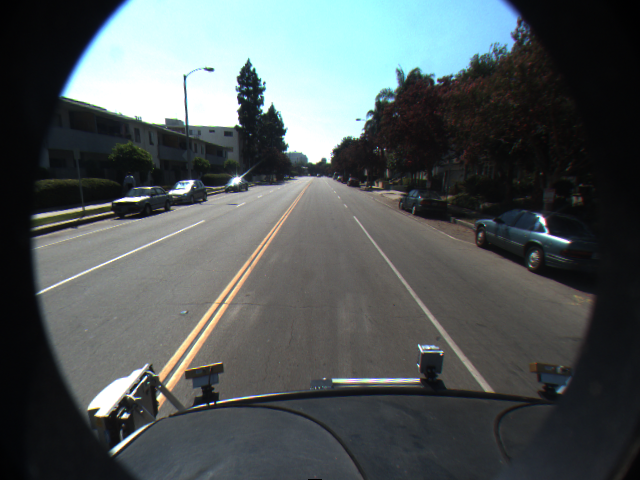
#> input picture project/images/cordova1/f00004.png, 640 x 480 px
$ python -i lineExtraction.py   (imports and definitions only)   (older library calls are emulated)
#> lines starting #> are read from the running program, lines starting #| are printed output that depends on the picture; after the words box and inside, x2 and y2 are one past the last pixel; in counts of white or black regions, pixels touching at a corner belong together
import matplotlib.pyplot as plt
import matplotlib.image as mpimg
import numpy as np
import cv2

def hls(img):
    # Convert to HLS color space and separate the V channel
    hls = cv2.cvtColor(img, cv2.COLOR_RGB2HLS)
#> hls: shape (480, 640, 3); mean of channels 0, 1, 2 76.2, 85.3, 57.1
    h_channel = hls[:,:,0]
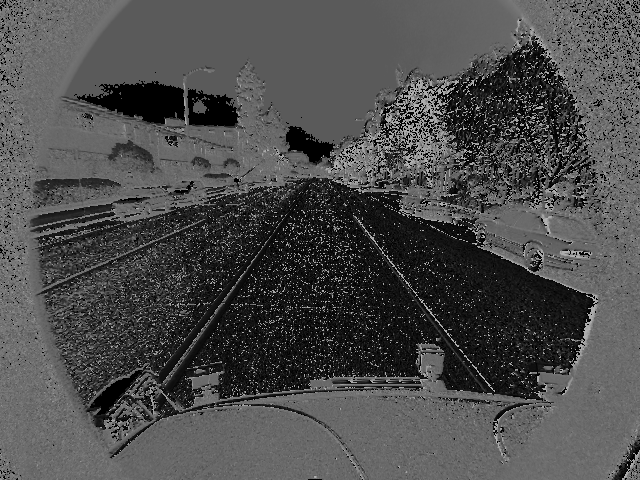
#> h_channel: shape (480, 640); min 0, max 179, mean 76.2
    l_channel = hls[:,:,1]
    s_channel = hls[:,:,2]
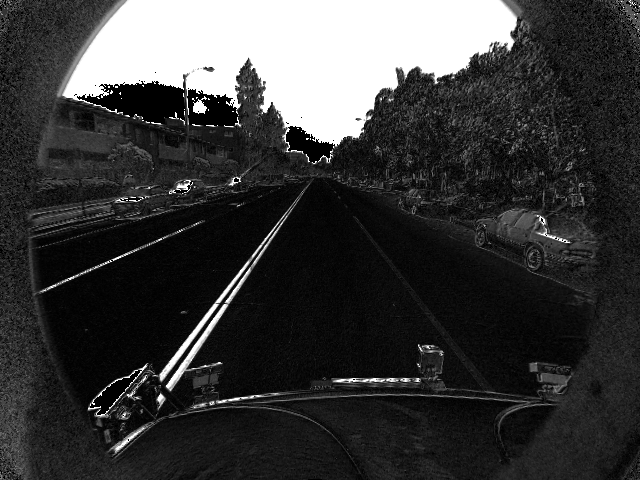
#> s_channel: shape (480, 640); min 0, max 255, mean 57.1
    return [h_channel, l_channel, s_channel]

def sobel(img):
    # Sobel x
    sobelx = cv2.Sobel(img, cv2.CV_64F, 1, 0) # Take the derivative in x
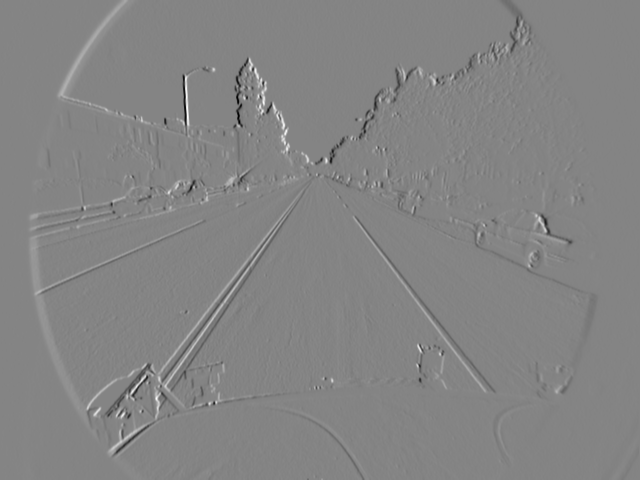
#> sobelx: shape (480, 640) float64; min -812, max 752, mean 0.1; drawn with min black and max white
    abs_sobelx = np.absolute(sobelx) # Absolute x derivative to accentuate lines away from horizontal
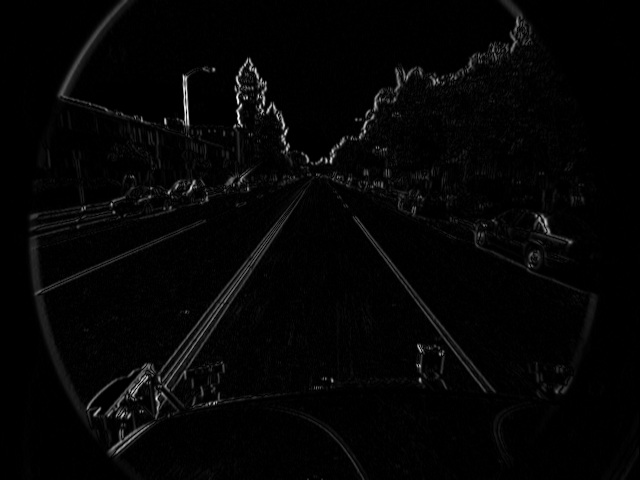
#> abs_sobelx: shape (480, 640) float64; min 0, max 812, mean 17.4; drawn with min black and max white
    scaled_sobel = np.uint8(255 * abs_sobelx / np.max(abs_sobelx))
    return scaled_sobel

def sobel_thresh(img, orient, th=(0, 255)):
    # calculate derivative in different directions
    sobelx = cv2.Sobel(img, cv2.CV_64F, 1, 0)
    sobely = cv2.Sobel(img, cv2.CV_64F, 0, 1)

    # assgin derivate with parameter
    if (orient == 'x'):
        sobel = sobelx
    else:
        sobel = sobely

    # calculate absolute value and convert to 8-bit
    abs_v = np.absolute(sobel)
    scaled = np.uint8(255 * abs_v / np.max(abs_v))

    # generate output
    binary_output = np.zeros_like(scaled)
    binary_output[(scaled >= th[0]) & (scaled <= th[1])] = 1
    return binary_output

def gradient_th(img, th=(0, 255)):
    # Threshold x gradient
    g_binary = np.zeros_like(img)
    g_binary[(img >= th[0]) & (img <= th[1])] = 1
    return g_binary

def color_th(img, th=(0, 255)):
    # Threshold color channel
    s_binary = np.zeros_like(img)
    s_binary[(img >= th[0]) & (img <= th[1])] = 1
    return s_binary

def pipeline(img, s_thresh=(170, 255), g_thresh=(20, 100)):
    img = np.copy(img)

    [h, l, s] = hls(img)   # get different color channels
    scaled_sobel = sobel(l) # apply sobel to channel image

    g_binary = gradient_th(scaled_sobel, g_thresh) # apply gradient threshold
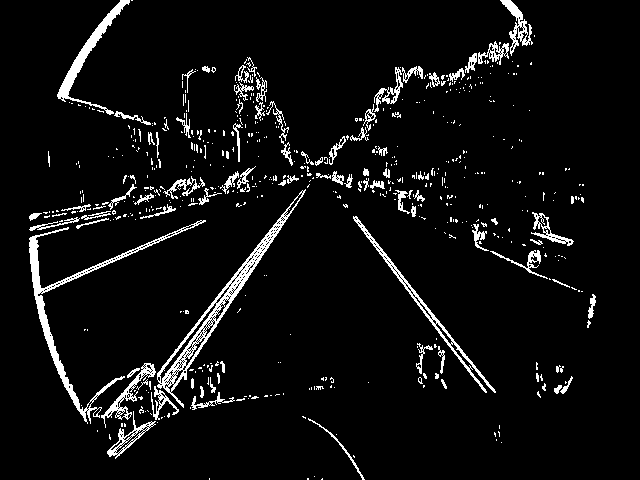
#> g_binary: shape (480, 640); values 0 (black) and 1 (white), 5.8% white in thin lines or dots, all inside (x1, y1, x2, y2) = (29, 0, 596, 480)
    s_binary = color_th(s, s_thresh) # apply color threshold
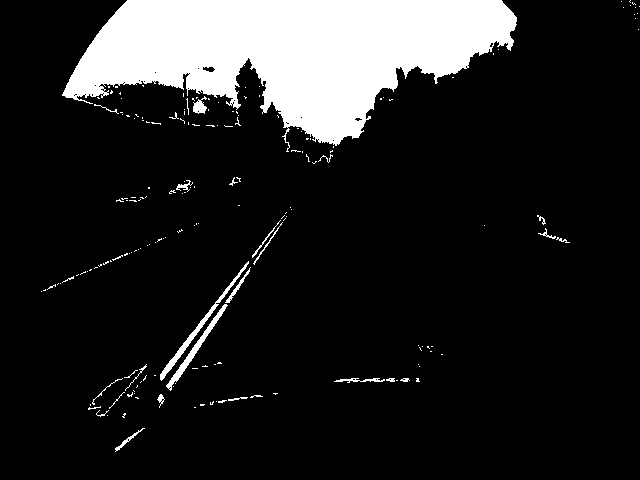
#> s_binary: shape (480, 640); values 0 (black) and 1 (white), 13.6% white; 184 white regions (157 under 20 px), largest, box (x1, y1, x2, y2) and area: (62, 0, 517, 152) 38766, (160, 261, 249, 381) 625, (166, 304, 228, 391) 551

    # Stack each channel
    color_binary = np.dstack((np.zeros_like(g_binary), g_binary, s_binary)) * 255
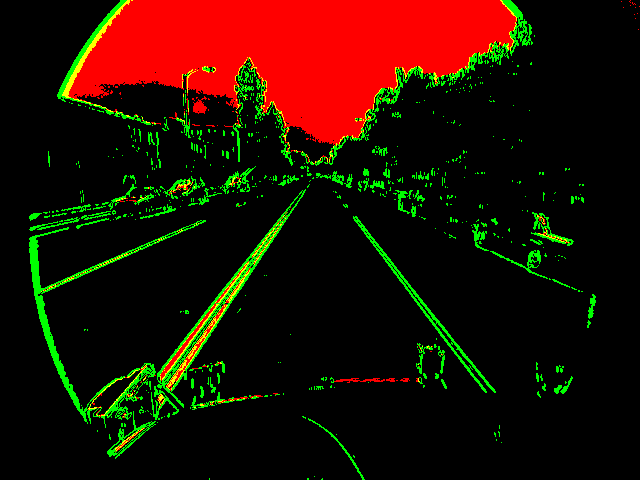
#> color_binary: shape (480, 640, 3); mean of channels 0, 1, 2 0, 14.9, 34.7; drawn as B, G, R
    combined_binary = np.zeros_like(g_binary)
    combined_binary[(s_binary == 1) | (g_binary == 1)] = 1

    return [color_binary, combined_binary]

>>> import cv2
>>> picture = cv2.cvtColor(cv2.imread('images/cordova1/f00004.png'), cv2.COLOR_BGR2RGB)
>>> result = pipeline(picture)
#> result = 2 items
